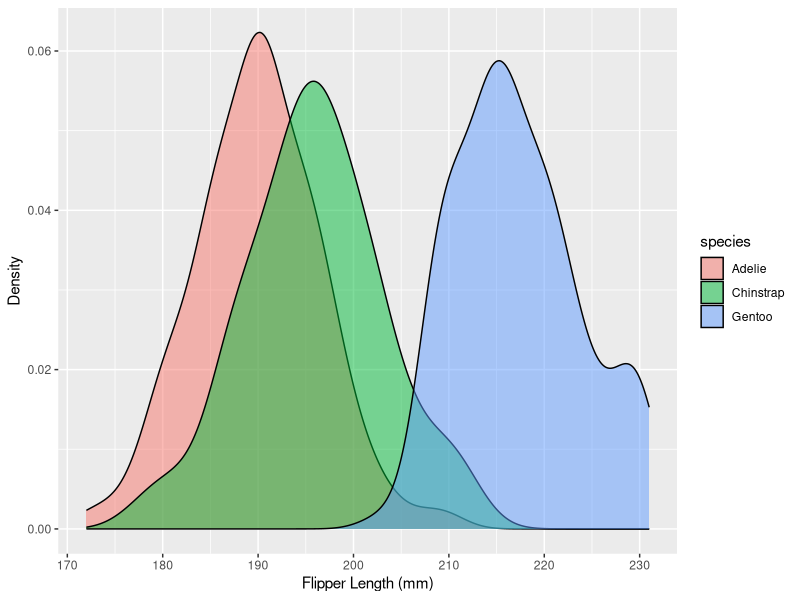
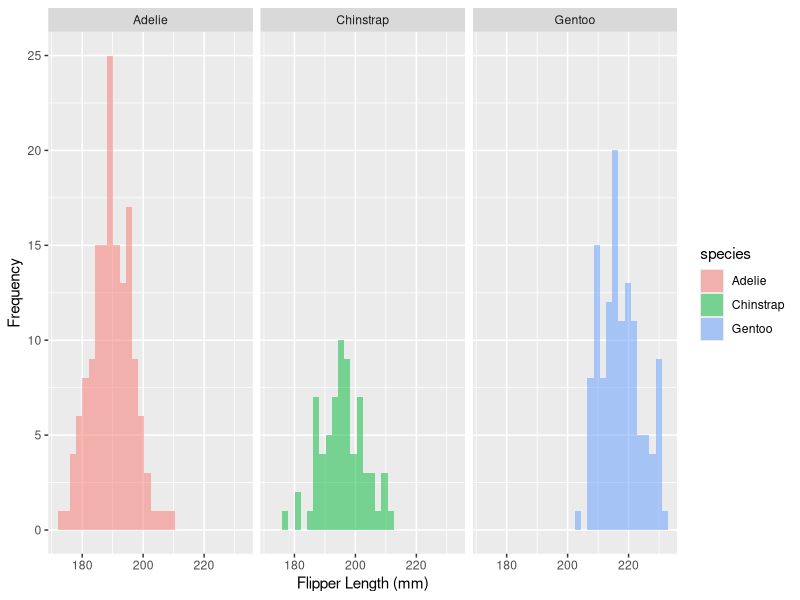
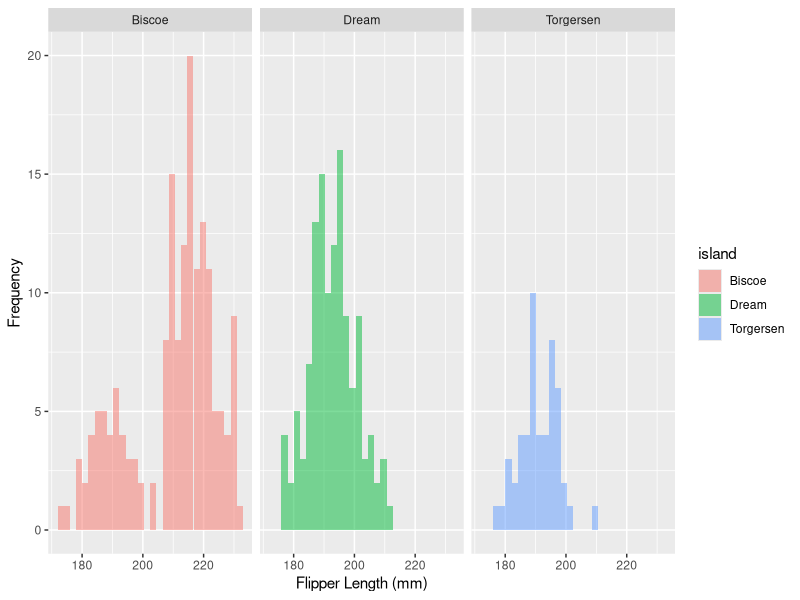
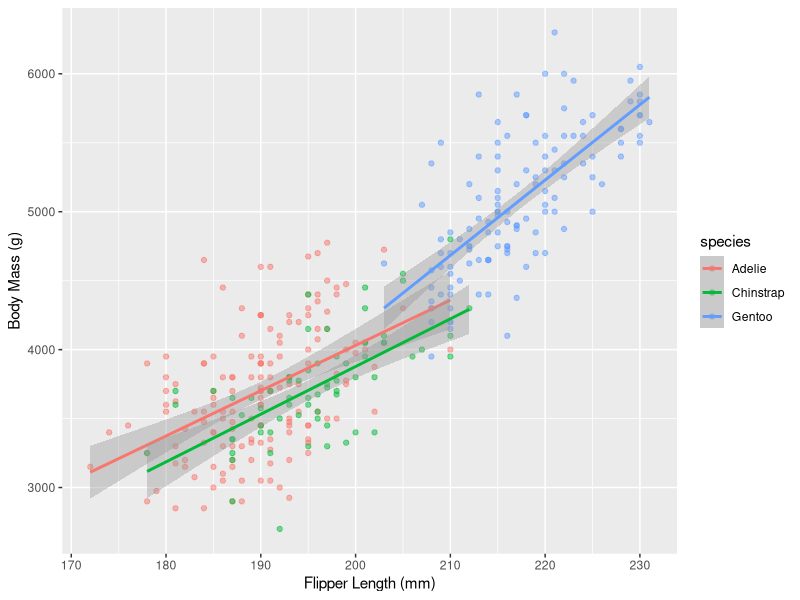
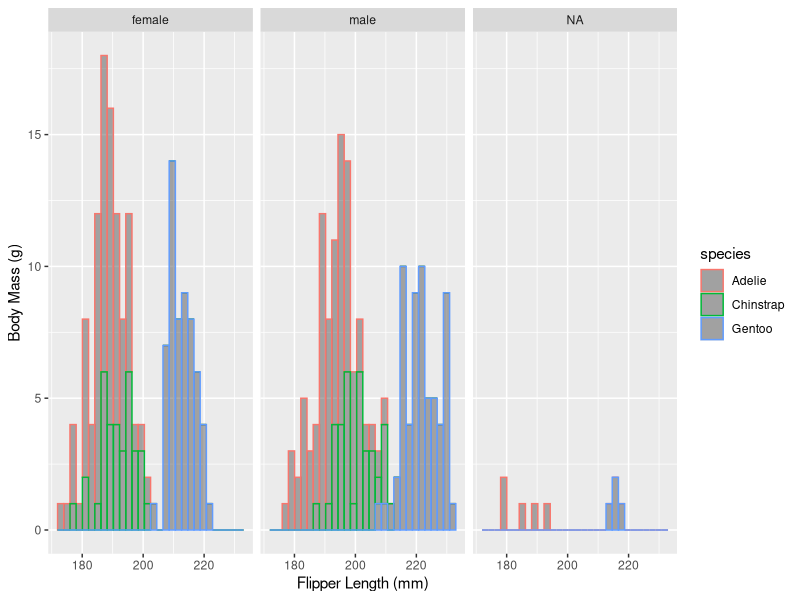
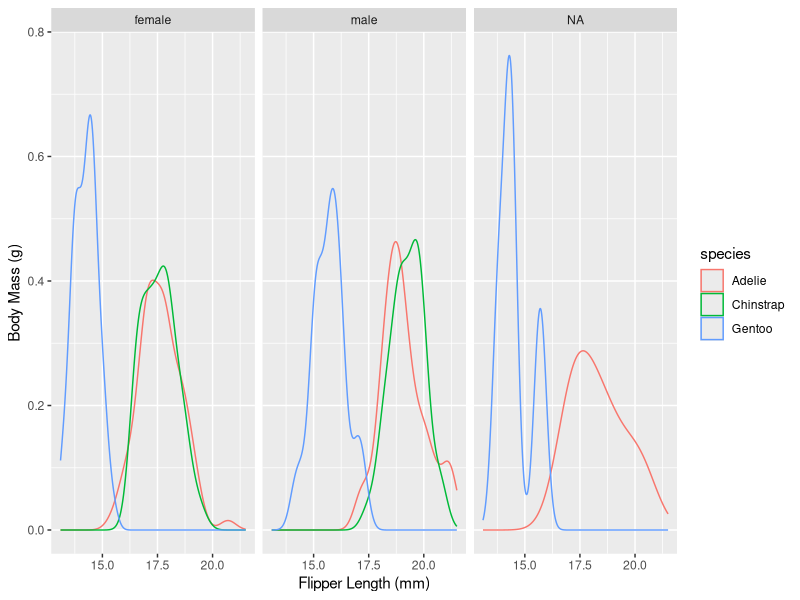
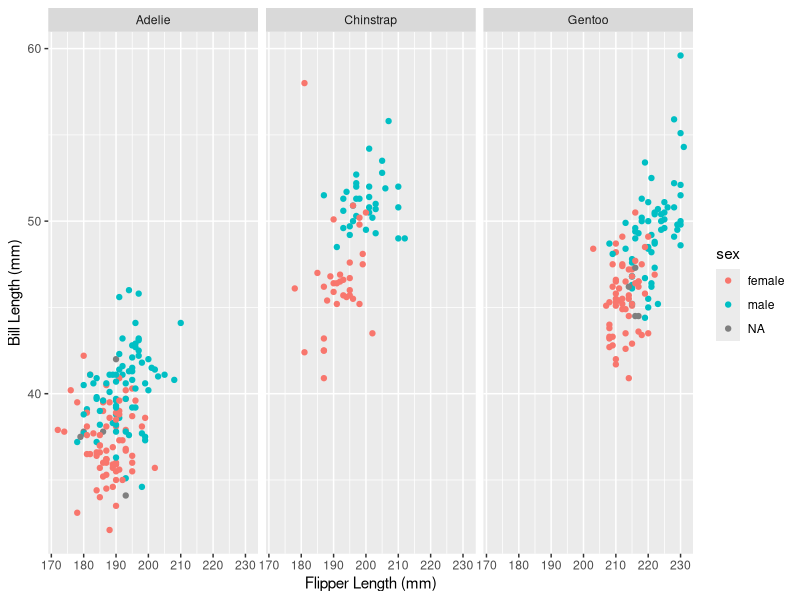
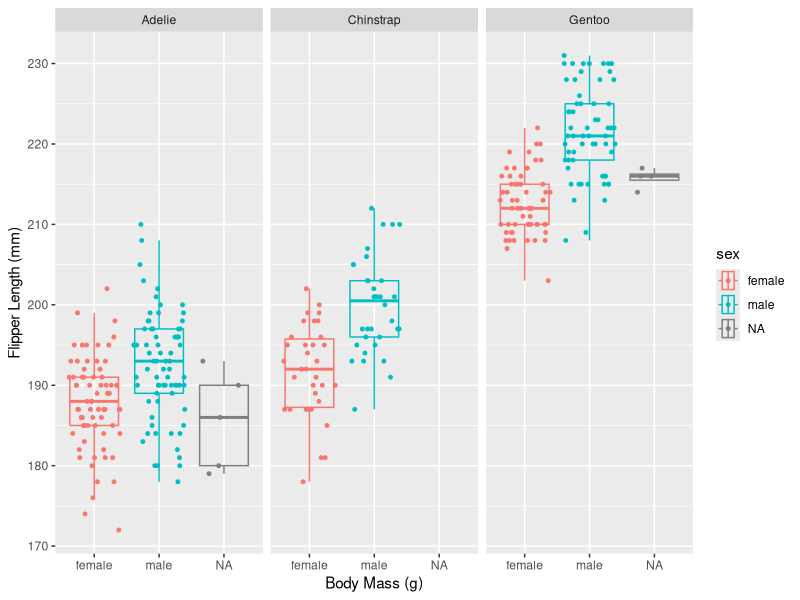

Source code (R) for these figures, in order:
## ---- chunk 1
#install.packages("palmerpenguins")
library(palmerpenguins)
library(tidyverse)
## ---- chunk 2
dim(penguins)
## ---- chunk 3
#View(penguins)
## ---- chunk 4
colnames(penguins)
## ---- chunk 5
head(penguins)
str(penguins)
## ---- chunk 6
penguins %>%
  ggplot() + geom_density(aes(x=flipper_length_mm, fill=species), alpha = 0.5) +
  xlab("Flipper Length (mm)") + ylab("Density")

## ---- chunk 7
penguins %>%
  ggplot() + geom_histogram(aes(x=flipper_length_mm, fill=species), alpha = 0.5) + facet_wrap(~ species, ncol = 3) + xlab("Flipper Length (mm)") + ylab("Frequency")
## ---- chunk 8
penguins %>%
  ggplot() + geom_histogram(aes(x=flipper_length_mm, fill=island), alpha = 0.5) + facet_wrap(~ island, ncol = 3) + xlab("Flipper Length (mm)") + ylab("Frequency")
## ---- chunk 9
penguins %>%
  ggplot() + geom_point(aes(x=flipper_length_mm, y=body_mass_g, color=species), alpha = 0.5) + xlab("Flipper Length (mm)") + ylab("Body Mass (g)") + geom_smooth(aes(x=flipper_length_mm, y=body_mass_g, color=species), method = "lm")
## ---- chunk 10
penguins %>%
  ggplot() + geom_histogram(aes(x=flipper_length_mm, color=species), alpha = 0.5) + xlab("Flipper Length (mm)") + ylab("Body Mass (g)") + facet_wrap(~sex, ncol=3)
## ---- chunk 11
penguins %>%
  ggplot() + geom_density(aes(x=bill_depth_mm, color=species), alpha = 0.5) + xlab("Flipper Length (mm)") + ylab("Body Mass (g)") + facet_wrap(~sex, ncol=3)
## ---- chunk 12
penguins %>%
  ggplot(aes(x=flipper_length_mm, y=bill_length_mm, color=sex)) + geom_point() + xlab("Flipper Length (mm)") + ylab("Bill Length (mm)") + facet_wrap(~ species, ncol=3)
## ---- chunk 13
penguins %>%
  ggplot(aes(x=flipper_length_mm, y=sex, color=sex)) + geom_boxplot(outlier.alpha = 0, alpha=0) + geom_jitter(width = 0, size=1) + xlab("Flipper Length (mm)") + ylab("Body Mass (g)") + facet_wrap(~species) + coord_flip()
## ---- chunk 14
penguins %>%
  ggplot() +
  geom_bar(mapping = aes(x=year, fill=species)) +
  facet_wrap(~island)
